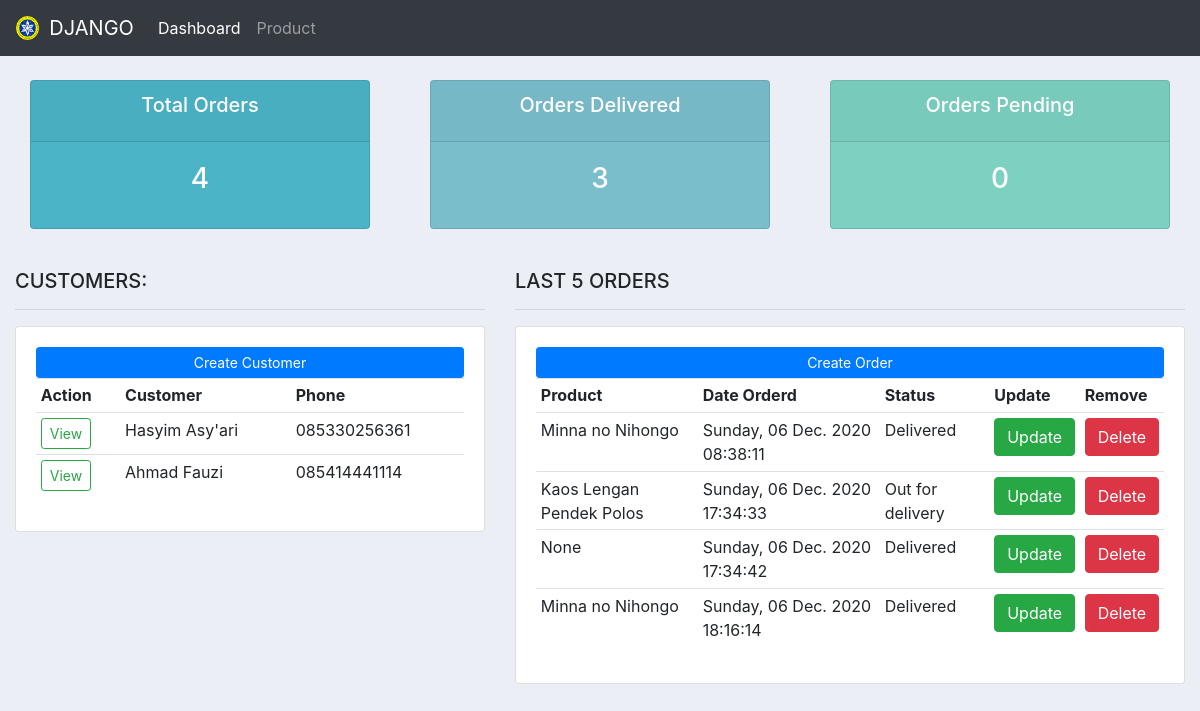
The app's page /, older data.
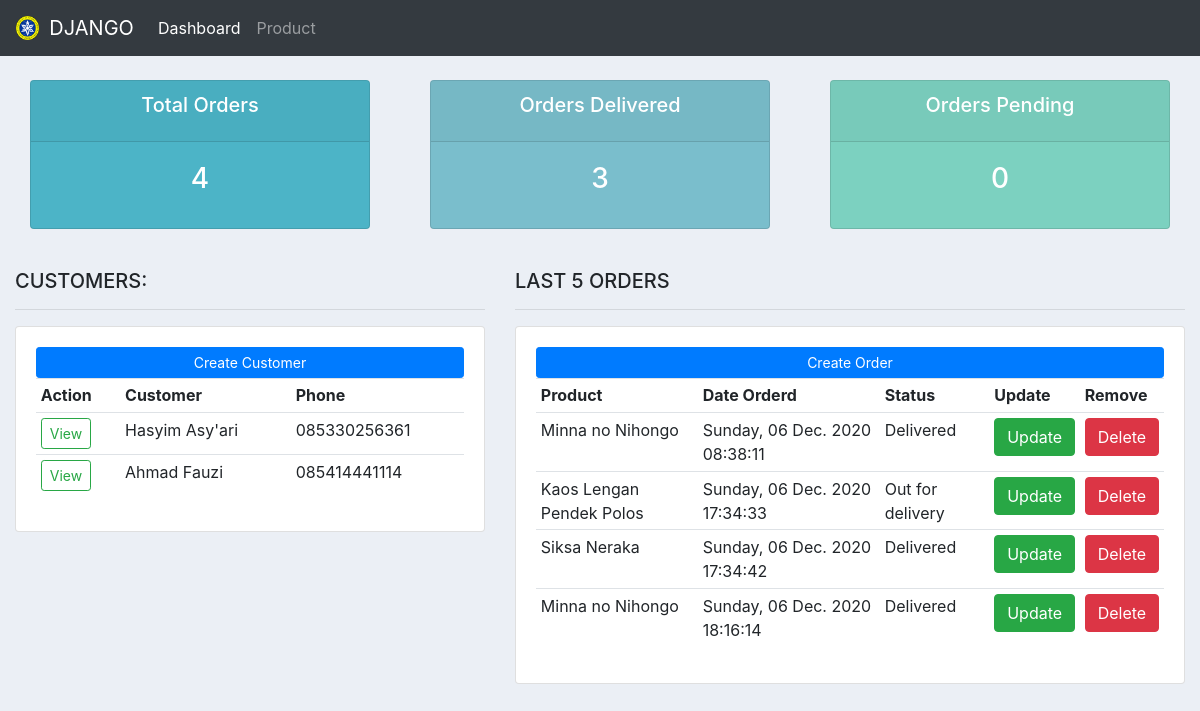
The same page, newer data.
### Asyari/models.py (models this page shows, shortened)
class Order(models.Model):
    STATUS = (
        ('Pending', 'Pending'),
        ('Out for delivery', 'Out for delivery'),
        ('Delivered', 'Delivered'),
    )
    custumer = models.ForeignKey(Custumer, null=True, on_delete=models.SET_NULL)
    product = models.ForeignKey(Product, null=True, on_delete=models.SET_NULL)
    date_created = models.DateTimeField(auto_now_add=True, null=True)
    status = models.CharField(max_length=200, null=True, choices=STATUS)
    note = models.CharField(max_length=200, blank=True, null=True)

class Product(models.Model):
    CATEGORY = (
        ('Indoor', 'Indoor'),
        ('Out Door', 'Out Door'),
    )
    name = models.CharField(max_length=200, blank=True, null=True)
    price = models.IntegerField(blank=True, null=True)
    category = models.CharField(max_length=200, blank=True, null=True, choices=CATEGORY)
    description = models.CharField(max_length=200, blank=True, null=True)
    date_created = models.DateTimeField(auto_now_add=True, null=True)
    tag = models.ManyToManyField(Tag)
    def __str__(self):
        return self.name

### Asyari/views.py (the view)
# urls.py: path('', views.home, name='home'),
def home(request):
    list_custumer = Custumer.objects.all()
    list_order = Order.objects.all()
    total_orders = list_order.count()
    delivered = list_order.filter(status = 'Delivered').count()
    pending = list_order.filter(status = 'Pending').count()
    context = {
        'judul': 'Halaman Beranda',
        'menu': 'home',
        'custumer':list_custumer,
        'order':list_order,
        'data_total_orders': total_orders,
        'data_delivered' : delivered,
        'data_pending' : pending,
    }
    return render(request, 'data/dashboard.html', context)

### Asyari/templates/data/dashboard.html
{% extends "data/main.html" %}
{% block content %}
{% include "data/status.html" %}
<br>
<div class="container-fluid">
    <div class="row">
        <div class="col-md-5">
            <h5>CUSTOMERS:</h5>
            <hr>
            <div class="card card-body">
                <a class="btn btn-primary btn-sm btn-block" href="">Create Customer</a>
                <table class="table table-sm">
                    <tr>
                        <th>Action</th>
                        <th>Customer</th>
                        <th>Phone</th>
                    </tr>
                    {% for datacustumer in custumer %}
                    <tr>
                        <td><a href="{% url 'custumer' datacustumer.id %}" class="btn btn-outline-success btn-sm">View</></td>
                        <td>{{ datacustumer.name }}</td>
                        <td>{{ datacustumer.phone }}</td>
                    </tr>
                    {% endfor %}
                </table>
            </div>
        </div>
        <div class="col-md-7">
            <h5>LAST 5 ORDERS</h5>
            <hr>
            <div class="card card-body">
                <a class="btn btn-primary btn-sm btn-block" href="{% url 'create_order' %}">Create Order</a>
                <table class="table table-sm">
                    <tr>
                        <th>Product</th>
                        <th>Date Orderd</th>
                        <th>Status</th>
                        <th>Update</th>
                        <th>Remove</th>
                    </tr>
                    {% for dataorder in order %}
                    <tr>
                        <td>{{ dataorder.product }}</td>
                        <td>{{ dataorder.date_created|date:"l, d N Y" }} {{ dataorder.date_created|time:"H:i:s" }}</td>
                        <td>{{ dataorder.status }}</td>
                        <td><a href="{% url 'update_order' dataorder.id %}" class="btn btn-success">Update</a></td>
                        <td><a href="{% url 'delete_order' dataorder.id %}" class="btn btn-danger">Delete</a></td>
                    </tr>
                    {% endfor %}
                </table>
            </div>
        </div>
    </div>
</div>
{% endblock content %}

Row changes from the older to the newer data that the page shows:
changed Order: product "None" → "Siksa Neraka"
